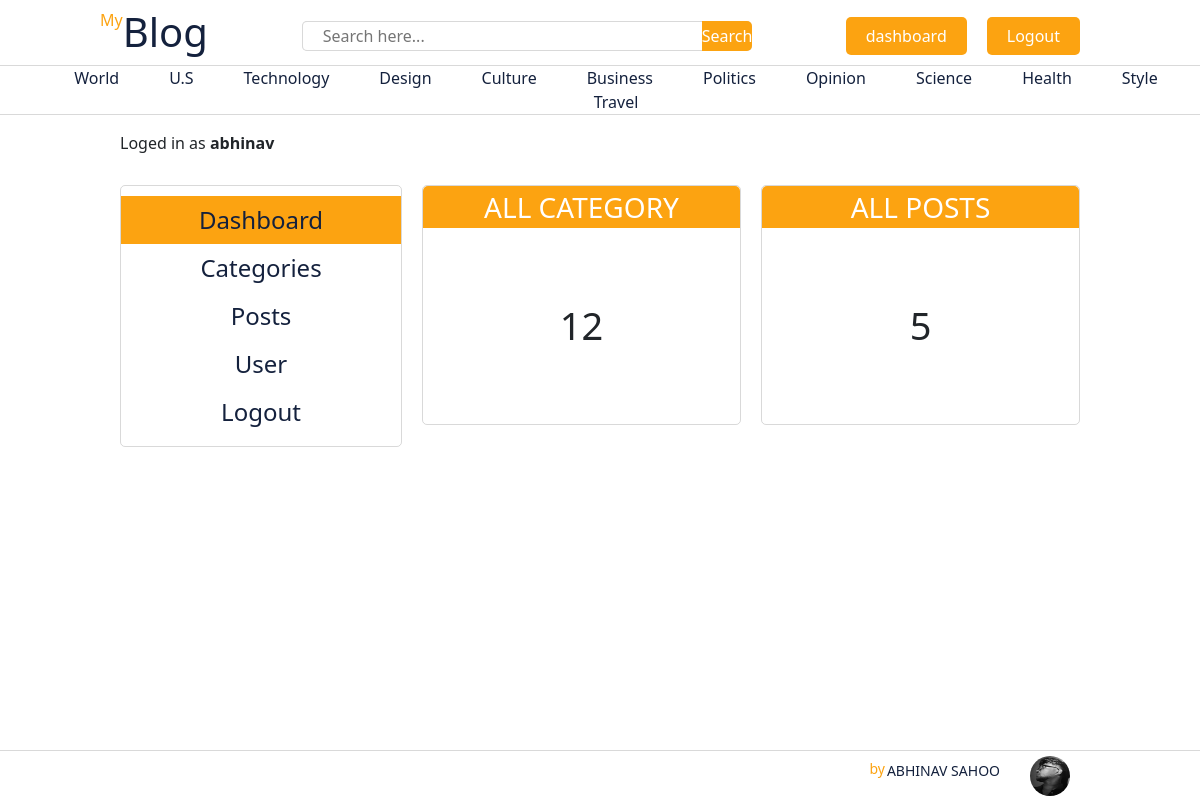
The page /dashboard/ (signed in) on the database its author committed.
### blogs/models.py (models this page shows, shortened)
class Category(models.Model):
    category_name=models.CharField(max_length=50,unique=True)
    created_at=models.DateTimeField(auto_now_add=True)
    updated_at=models.DateTimeField(auto_now=True)
    class Meta:
        verbose_name_plural='categories'

### dashboard/views.py (the view)
# urls.py: path('dashboard/',include('dashboard.urls')),
@login_required(login_url='login')
def dashboard(request):
    category_count=Category.objects.all().count()
    posts_count=Blog.objects.all().count()
    context={
        "category_count":category_count,
        "posts_count":posts_count,
    }
    return render(request,'dashboard/dashboard.html',context)

### blogs/context_processors.py (called while the page is built)
def get_context(request):
    categories=Category.objects.all()
    return dict(categories=categories)

### templates/dashboard/dashboard.html
{% extends 'base.html' %}
{% block content %}
<div class="dashboard-container">
    <span>Loged in as <strong>{{user}}</strong></span>
    <div class="dashboard">
        {% include 'dashboard/sidebar.html' %}
        <div class="dashboard-right">
            <div class="category-count count">
                <h3>All Category</h3>
                <span>
                    <h2 >{{category_count}}</h2>
                </span>
            </div>
            <div class="blog-count count">
                <h3>All Posts</h3>
                <span>
                    <h2>{{posts_count}}</h2>
                </span>
            </div>
        </div>
    </div>
</div>
{% endblock %}

### templates/base.html (shortened to what this page needs)
{% load static %}
<!DOCTYPE html>
<html lang="en">
<head>
    <link rel="stylesheet" href="{% static 'css/styles.css' %}">
    <link href="https://cdn.jsdelivr.net/npm/bootstrap@5.3.8/dist/css/bootstrap.min.css" rel="stylesheet">
    <link rel="stylesheet" href="https://cdnjs.cloudflare.com/ajax/libs/font-awesome/7.0.1/css/all.min.css" />
</head>
<body>
    <nav class="navbar">
        <a href="{% url 'home' %}">
            <span>
                <p>My</p>
                <h1>Blog</h1>
            </span>
        </a>
        <form action="{% url 'search' %}" method="GET" class="blog-search">
                <input type="search" placeholder="Search here..." name="keyword" value="{{ keyword }}"  >
                <button type="submit">Search</button>
        </form>
        <div class="login-container">
            {% if not user.is_authenticated %}
            <a href="{% url 'login' %}" class="login">Login</a>
            <a href="{% url 'register' %}" class="register">Register</a>
            {% else %}
                <a href="{% url 'dashboard' %}" class="login">dashboard</a>
                <a href="{% url 'logout' %}" class="login">Logout</a>
            {% endif %}
        </div>
    </nav>
    <ul class="nav-links">
        {% for cat in categories %}
        <li><a href="{% url 'get_by_category' cat.id %}">{{ cat.category_name }}</a></li>
        {% endfor %}
    </ul>
{% block content %}{% endblock %}
       <footer class="footer">
        <img src="{% static 'images/selfImg1.jpg' %}" alt="my Image">
        <span>
            <p>by</p>
            <h1>Abhinav Sahoo</h1>
        </span>
    </footer>
</body>
</html>

### core/static/css/styles.css (style rules this page uses)
* { margin: 0; padding: 0; box-sizing: border-box; }
:root { --white: #ffffff; --smoke: #e5e5e5; --orange-1: #fca311; --orange-2: #e2910f; --navy: #14213d; --black: #000000; --button-bdr: 5px; --grey: rgb(87, 87, 87); }
body { padding-bottom: 50px; }
.navbar { height: 65px; background-color: var(--white); display: flex; justify-content: space-between; align-items: center; margin-inline: 100px; }
.navbar a { text-decoration: none; }
.navbar span { display: flex; }
.navbar span h1 { color: var(--navy); }
.navbar span p { color: var(--orange-1); }
.login-container { width: fit-content; display: flex; justify-content: center; align-items: center; }
.navbar .login { text-decoration: none; background-color: var(--orange-1); color: var(--white); margin-right: 20px; padding: 7px 20px; border-radius: var(--button-bdr); }
.nav-links { width: 100%; display: flex; flex-wrap: wrap; justify-content: center; column-gap: 50px; height: 50px; align-items: center; border-top: 1px solid rgba(128, 128, 128, 0.3); border-bottom: 1px solid rgba(128, 128, 128, 0.3); overflow-x: auto; scroll-snap-type: x mandatory; scroll-behavior: smooth; scrollbar-width: none; }
.nav-links li { list-style: none; color: var(--navy); }
.nav-links li a { text-decoration: none; color: var(--navy); }
.footer { position: fixed; bottom: 0; border-top: 1px solid rgba(128, 128, 128, 0.3); height: 50px; width: 100%; padding-inline: 100px; background-color: var(--white); display: flex; flex-direction: row-reverse; align-items: center; }
.footer span { display: flex; height: 100%; align-items: center; }
.footer span p { color: var(--orange-1); font-size: 14px; margin-right: 2px; margin-bottom: 15px; }
.footer span h1 { color: var(--navy); text-transform: uppercase; font-size:14px ; }
.footer img { height: 40px; width: 40px; border-radius: 50%; background-size: cover; margin-inline: 30px; }
.blog-search { height: fit-content; width: fit-content; background-color: var(--smoke); display: flex; border-radius: var(--button-bdr); }
.blog-search input { height:30px; width:400px; background-color: var(--white); border-radius: var(--button-bdr); padding-inline: 20px; border-left: 1px solid rgba(128, 128, 128, 0.3); border-top: 1px solid rgba(128, 128, 128, 0.3); border-bottom: 1px solid rgba(128, 128, 128, 0.3); border-right: none; outline: none; border-bottom-right-radius: 0; border-top-right-radius: 0; }
.blog-search button { height:30px; width:50px; border-radius: var(--button-bdr); border: none; background-color: var(--orange-1); color: var(--white); border-bottom-left-radius: 0; border-top-left-radius: 0; }
.dashboard-container { height: fit-content; width: 100%; padding-inline: 10vw; }
.dashboard { height: 100%; width: 100%; background-color: var(--white); display: flex; column-gap: 20px; }
.dashboard-right { height: 100%; padding-block: 30px; width: 70%; display: flex; column-gap: 20px; }
.dashboard-right .count { width: 50%; height: 30vh ; border-radius: var(--button-bdr); display: flex; flex-direction: column; border: 1px solid rgba(128, 128, 128, 0.3); }
.dashboard-right .count h3 { width: 100%; line-height: 1.5; text-align: center; text-transform: uppercase; background-color: var(--orange-1); color: var(--white); border-top-right-radius: var(--button-bdr); border-top-left-radius: var(--button-bdr); }
.dashboard-right .count span { width: 100%; height:100% ; display: flex; justify-content: center; align-items: center; }
.dashboard-right .count span h2 { font-size: 38px; }

### rows shown on the page
Category: category_name "World"
Category: category_name "U.S"
Category: category_name "Technology"
Category: category_name "Design"
Category: category_name "Culture"
Category: category_name "Business"
Category: category_name "Politics"
Category: category_name "Opinion"
Category: category_name "Science"
Category: category_name "Health"
Category: category_name "Style"
Category: category_name "Travel"

### other values the page prints
{{ user }} "abhinav"
{{ category_count }} "12"
{{ posts_count }} "5"
